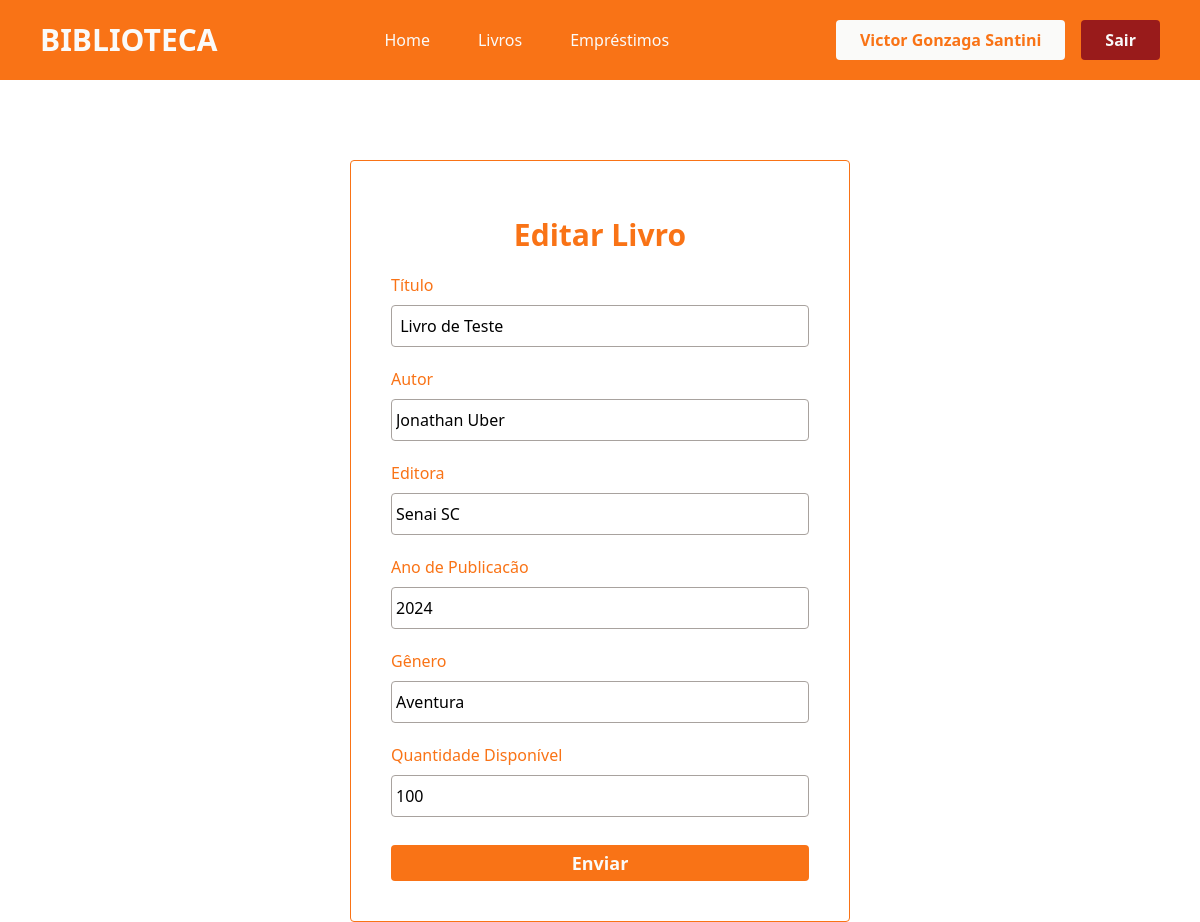
The app's page /livros/editar/1 (signed in), older data.
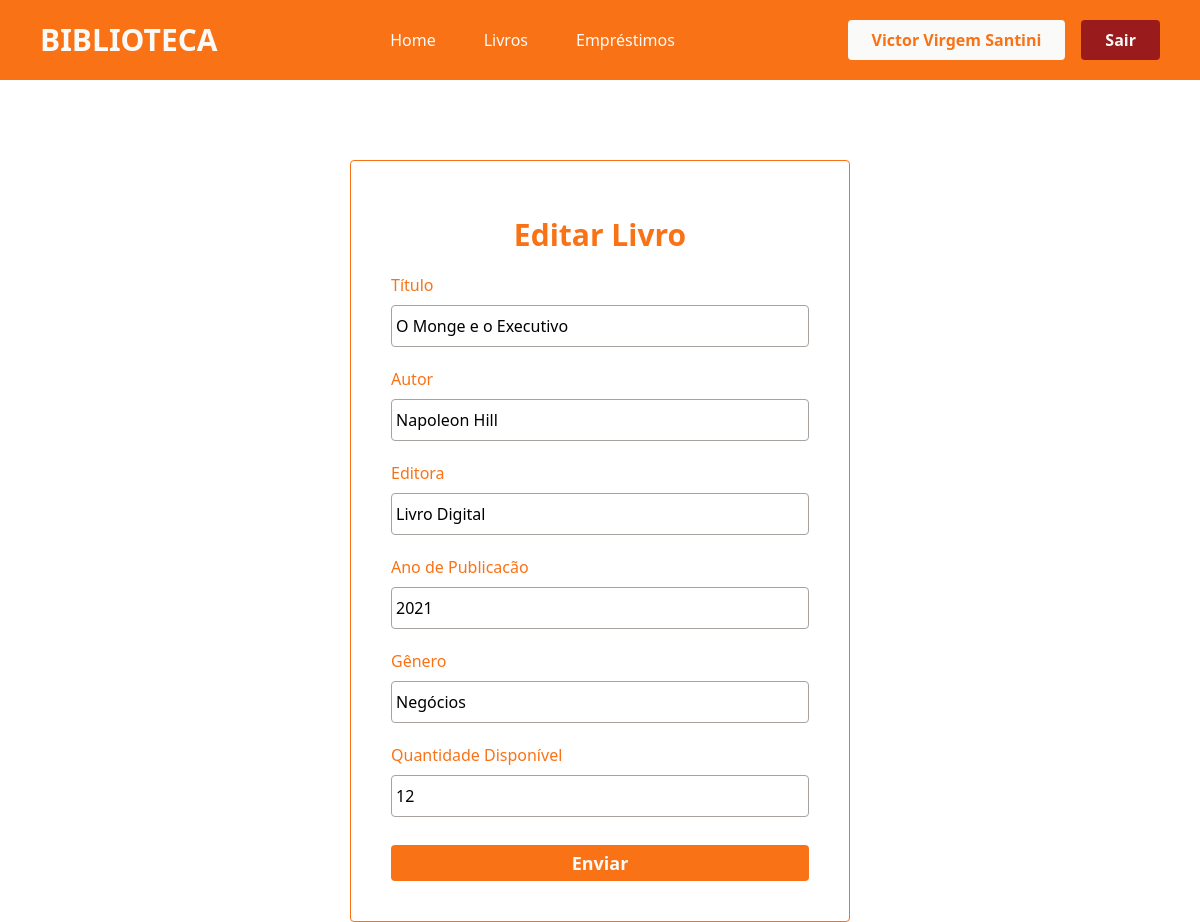
The same page, newer data.
### app/models.py (models this page shows)
class User(db.Model, UserMixin):
    id = db.Column(db.Integer, primary_key=True)
    nome = db.Column(db.String(100), nullable=True)
    telefone = db.Column(db.String(100), nullable=True)
    email = db.Column(db.String(100), nullable=True)
    senha = db.Column(db.String(100), nullable=True)
    emprestimos = db.relationship('Emprestimo', backref='user', lazy=True)

class Livro(db.Model):
    id = db.Column(db.Integer, primary_key=True)
    titulo = db.Column(db.String(100), nullable=True)
    autor = db.Column(db.String(100), nullable=True)
    editora = db.Column(db.String(100), nullable=True)
    anoPublicacao = db.Column(db.Integer, nullable=True)
    genero = db.Column(db.String(100), nullable=True)
    quantidade_disponivel = db.Column(db.Integer, nullable=True)
    status = db.Column(db.String(100), nullable=True)
    emprestimos = db.relationship('Emprestimo', backref='livro', lazy=True)

### app/views.py (the view)
@app.route('/livros/editar/<int:id>', methods=['GET', 'POST'])
@login_required
def editar_livro(id):
    livro = Livro.query.get_or_404(id)
    form = LivroForm(obj=livro)
    if form.validate_on_submit():
        form.populate_obj(livro)
        db.session.commit()
        return redirect(url_for('livros'))
    return render_template('editar_livro.html', form=form, livro=livro)

### app/forms.py (shortened to what this page needs)
class LivroForm(FlaskForm):
    titulo = StringField('Título', validators=[DataRequired()])
    autor = StringField('Autor', validators=[DataRequired()])
    editora = StringField('Editora', validators=[DataRequired()])
    anoPublicacao = IntegerField('Ano de Publicacão', validators=[DataRequired()])
    genero = StringField('Gênero', validators=[DataRequired()])
    quantidade_disponivel = IntegerField('Quantidade Disponível', validators=[DataRequired()])
    status = StringField('Status')
    btnSubmit = SubmitField('Enviar')

### app/models.py (called while the page is built)
@login_manager.user_loader
def load_user(user_id):
    return User.query.get(user_id)

### app/templates/editar_livro.html (shortened to what this page needs)
{% extends "head.html" %}
{% block content %}
<div class="container-login w-100 flex justify-center align-center">
    <section class="forms-login mt-[5rem] border-orange-500 border-[1px] p-10 rounded w-[500px]">
                <h3 class="text-center text-3xl font-bold mt-4 text-orange-500">Editar Livro</h3>
                <form action="{{ url_for('editar_livro', id=livro.id) }}" method="post" class="flex flex-col">
                    {{form.titulo.label(class="text-orange-500 font-medium mt-5")}}
                    {{form.titulo(class="border-[1px] rounded border-stone-400 mt-2 px-1 py-2 outline-orange-500 outline-2")}}
                    {{form.autor.label(class="text-orange-500 font-medium mt-5")}}
                    {{form.autor(class="border-[1px] rounded border-stone-400 mt-2 px-1 py-2 outline-orange-500 outline-2")}}
                    {{form.editora.label(class="text-orange-500 font-medium mt-5")}}
                    {{form.editora(class="border-[1px] rounded border-stone-400 mt-2 px-1 py-2 outline-orange-500 outline-2")}}
                    {{form.anoPublicacao.label(class="text-orange-500 font-medium mt-5")}}
                    {{form.anoPublicacao(class="border-[1px] rounded border-stone-400 mt-2 px-1 py-2 outline-orange-500 outline-2")}}
                    {{form.genero.label(class="text-orange-500 font-medium mt-5")}}
                    {{form.genero(class="border-[1px] rounded border-stone-400 mt-2 px-1 py-2 outline-orange-500 outline-2")}}
                    {{form.quantidade_disponivel.label(class="text-orange-500 font-medium mt-5")}}
                    {{form.quantidade_disponivel(class="border-[1px] rounded border-stone-400 mt-2 px-1 py-2 outline-orange-500 outline-2")}}
                    {{form.btnSubmit(class="bg-orange-500 w-100 text-stone-50 font-semibold text-lg mt-7 rounded py-1 hover:bg-orange-700 cursor-pointer transition-all duration-500")}}
                </form>
    </section>
</div>
{% endblock %}

### app/templates/header.html (shortened to what this page needs)
{% extends "head.html" %}
{% block content %}
<header class="font-sans px-10 py-5 bg-orange-500">
    <div class="container-header flex justify-between items-center">
        <div class="logo text-stone-50 font-bold text-3xl">
            <h1>BIBLIOTECA</h1>
        </div>
        <nav class="nav flex gap-12 text-stone-50 font-medium">
            <a href="{{ url_for('homepage') }}">Home</a>
            <a href="{{ url_for('livros') }}">Livros</a>
            <a href="{{ url_for('emprestimos') }}">Empréstimos</a>
        </nav>
        <div class="login flex gap-4">
            {% if current_user.is_authenticated %}
            <p class="bg-stone-50 px-6 py-2 text-orange-500 rounded font-semibold">{{current_user.nome}}</p>
                <a href="{{ url_for('logout') }}" class="bg-red-800 px-6 py-2 text-stone-50 rounded font-semibold cursor-pointer hover:bg-red-900 transition-all duration-500">Sair</a>
            {% endif %}
        </div>
    </div>
</header>
{% endblock %}

Row changes from the older to the newer data that the page shows:
changed User: nome "Victor Gonzaga Santini" → "Victor Virgem Santini"
changed Livro: titulo "Livro de Teste" → "O Monge e o Executivo"; autor "Jonathan Uber" → "Napoleon Hill"; editora "Senai SC" → "Livro Digital"; anoPublicacao "2024" → "2021"; genero "Aventura" → "Negócios"; quantidade_disponivel "100" → "12"
